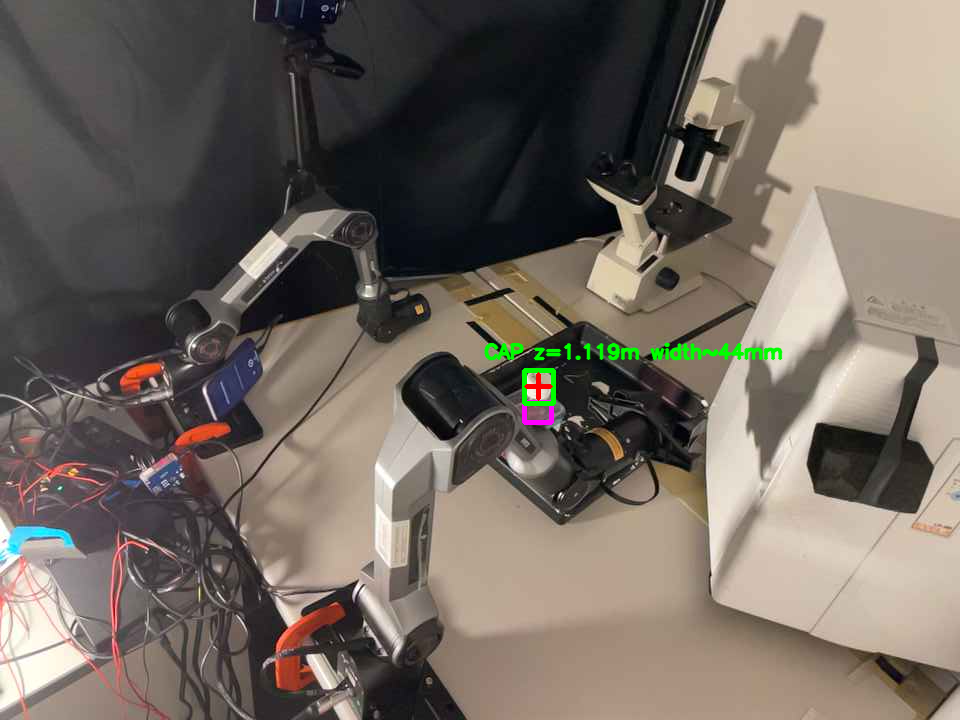
#> input picture artifacts/labB/current/2026-09-08/20260908T121117.585065Z_head_initial_head_1df57cc7/derived/cap_detection.png, 960 x 720 px
$ python -i detect_culture_bottle_cap.py   (imports and definitions only)
#> lines starting #> are read from the running program, lines starting #| are printed output that depends on the picture; after the words box and inside, x2 and y2 are one past the last pixel; in counts of white or black regions, pixels touching at a corner belong together
#> further down, picture is the input picture: shape (720, 960, 3); mean B, G, R 96.3, 104.7, 113.6
#!/usr/bin/env python3
"""Locate the white cap above a magenta culture-medium bottle in Record3D RGB-D.

The detector uses only the supplied capture bundle.  It first finds compact
magenta liquid/label regions, then scores low-saturation bright components
immediately above them.  This makes the target selection reproducible without
embedding a pixel picked by an operator from one frame.
"""

from __future__ import annotations

import argparse
import json
from pathlib import Path

import cv2
import numpy as np


def _first_frame(session: Path) -> dict:
    with (session / "frames.jsonl").open(encoding="utf-8") as stream:
        return json.loads(next(stream))


def _components(mask: np.ndarray, minimum_area: int):
    count, labels, stats, centers = cv2.connectedComponentsWithStats(mask)
    for index in range(1, count):
        x, y, width, height, area = map(int, stats[index])
        if area >= minimum_area:
            yield index, labels, (x, y, width, height, area), centers[index]


def detect(rgb_bgr: np.ndarray) -> dict:
    hsv = cv2.cvtColor(rgb_bgr, cv2.COLOR_BGR2HSV)
#> hsv: shape (720, 960, 3); mean H, S, V 40.8, 48.6, 116.2
    magenta = cv2.inRange(hsv, np.array((135, 50, 50)), np.array((179, 255, 255)))
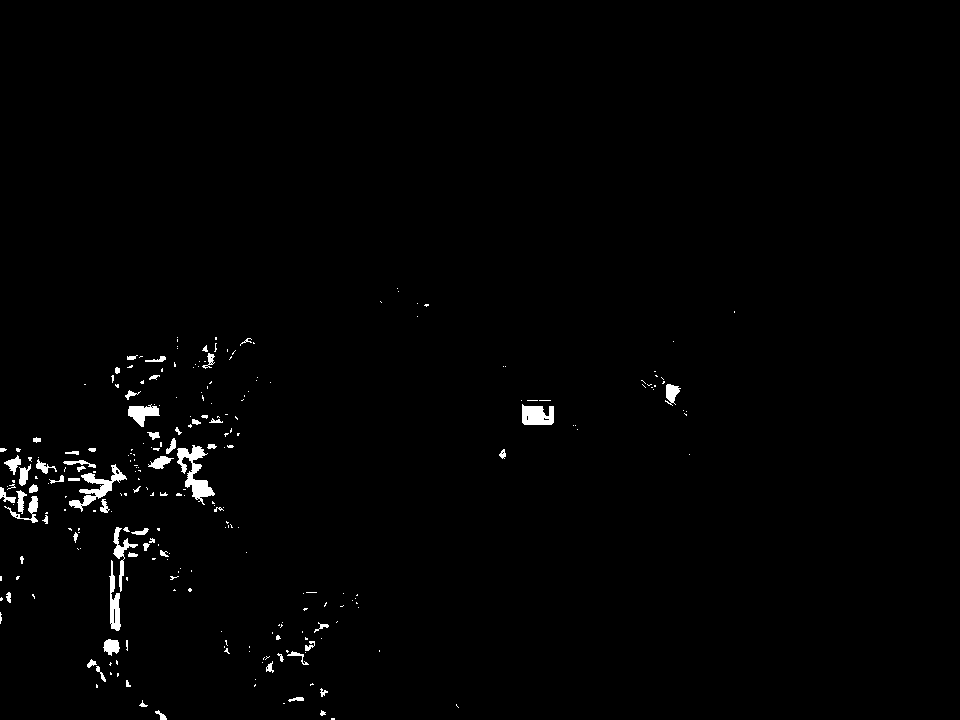
#> magenta: shape (720, 960); 1.1% white; 258 white regions (191 under 20 px), largest, box (x1, y1, x2, y2) and area: (177, 445, 215, 505) 860, (69, 464, 127, 512) 728, (522, 404, 554, 425) 544
    magenta = cv2.morphologyEx(
        magenta, cv2.MORPH_OPEN, np.ones((3, 3), np.uint8)
    )
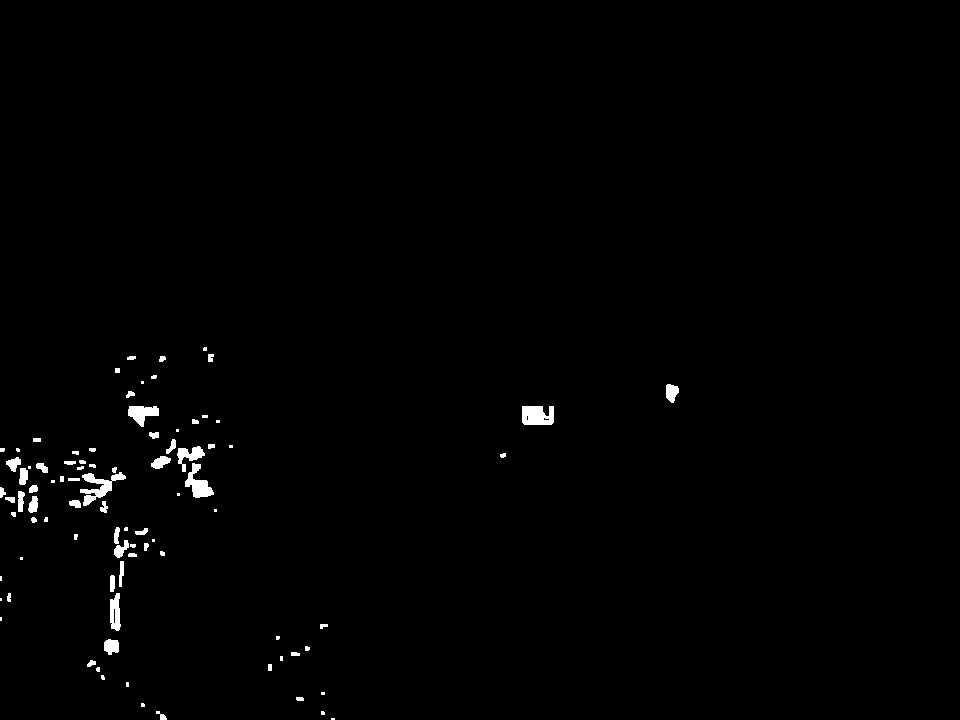
#> magenta: shape (720, 960); 0.86% white; 88 white regions (28 under 20 px), largest, box (x1, y1, x2, y2) and area: (80, 472, 126, 506) 569, (522, 406, 554, 425) 540, (185, 463, 214, 498) 472
    bright = ((hsv[:, :, 1] < 65) & (hsv[:, :, 2] > 145)).astype(np.uint8)
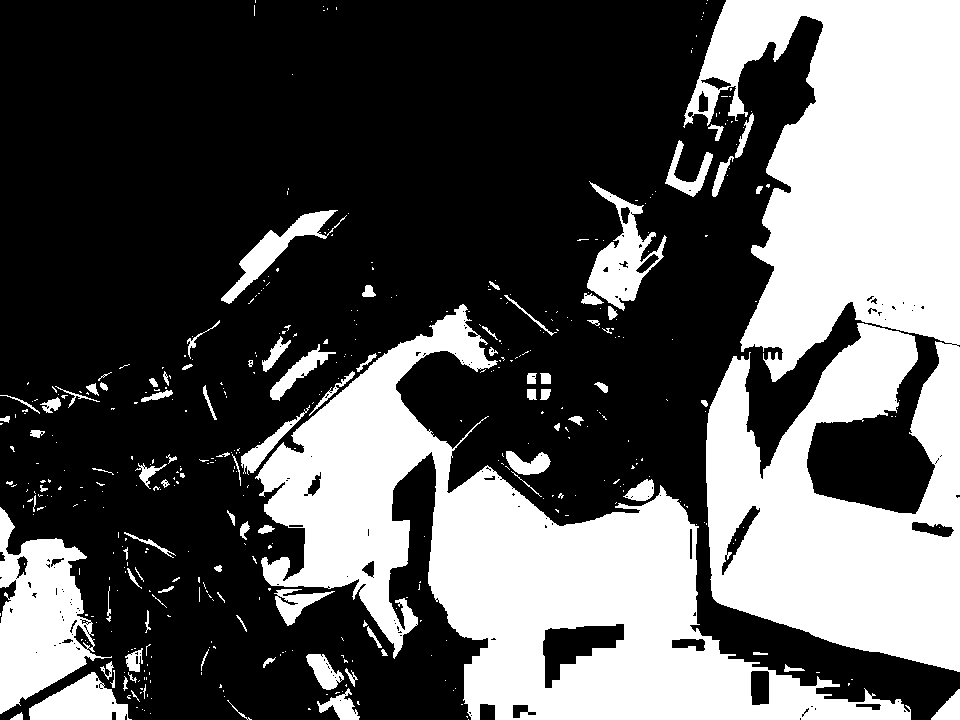
#> bright: shape (720, 960); values 0 (black) and 1 (white), 35.5% white; 450 white regions (356 under 20 px), largest, box (x1, y1, x2, y2) and area: (683, 0, 960, 672) 121648, (255, 304, 911, 720) 89130, (0, 507, 112, 714) 11657

    candidates = []
    for _, _, body, body_center in _components(magenta, 100):
        bx, by, bw, bh, body_area = body
        if not (10 <= bw <= 100 and 10 <= bh <= 100):
            continue
        x0 = max(0, int(round(body_center[0] - 1.2 * bw)))
        x1 = min(rgb_bgr.shape[1], int(round(body_center[0] + 1.2 * bw)))
        y0 = max(0, int(round(by - 2.5 * bh)))
        y1 = min(rgb_bgr.shape[0], by + 3)
        region = bright[y0:y1, x0:x1]
        for _, _, local_cap, cap_center_local in _components(region, 25):
            cx, cy, cw, ch, cap_area = local_cap
            cap_center = np.asarray((x0, y0), float) + cap_center_local
            alignment = abs(cap_center[0] - body_center[0]) / max(bw, 1)
            vertical_gap = by - (y0 + cy + ch)
            if alignment > 0.65 or not (-4 <= vertical_gap <= bh):
                continue
            if not (0.35 * bw <= cw <= 2.0 * bw and 0.25 * bh <= ch <= 2.5 * bh):
                continue
            fill = cap_area / (cw * ch)
            score = cap_area * fill / (1.0 + alignment + 0.1 * max(vertical_gap, 0))
            candidates.append({
                "score": float(score),
                "body_bbox_xywh": list(body[:4]),
                "body_area_px": body_area,
                "cap_bbox_xywh": [x0 + cx, y0 + cy, cw, ch],
                "cap_center_uv_px": cap_center.tolist(),
                "cap_area_px": cap_area,
                "alignment_body_width": float(alignment),
                "vertical_gap_px": int(vertical_gap),
            })
#> this loop made 14 passes
#> (body_center, bx, by, bw, bh, body_area, x0, x1) on passes 1, 2, 3, 4, 5, 6, 7, 9, 11, 12, 13, 14: ([671.3, 392.1], 666, 384, 13, 19, 181, 656, 687), ([141.9, 412.9], 128, 406, 31, 21, 385, 105, 179), ([536.7, 415.3], 522, 406, 32, 19, 540, 498, 575), ([189.1, 455], 177, 446, 28, 26, 319, 155, 223), ([13.38, 463.3], 6, 457, 15, 15, 133, 0, 31), ([160.2, 461.9], 151, 456, 20, 13, 164, 136, 184), ([197.9, 483.6], 185, 463, 29, 35, 472, 163, 233), ([98.52, 486.3], 80, 472, 46, 34, 569, 43, 154), ([33.06, 504.5], 28, 496, 10, 17, 125, 21, 45), ([120.7, 549], 114, 540, 15, 18, 143, 103, 139), ([114.9, 612.4], 110, 593, 11, 38, 309, 102, 128), ([111.1, 646], 104, 639, 15, 16, 191, 93, 129)
#> (body_center, bx, by, bw, bh, body_area) on passes 8, 10: ([22.98, 475.9], 19, 468, 9, 17, 126), ([20.32, 500.6], 18, 491, 7, 21, 114)
#> pass 1, in detect, `region = bright[y0:y1, x0:x1]`:
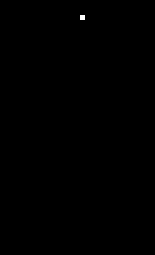
#> region: shape (51, 31) (shown 5 times larger); values 0 (black) and 1 (white), 0.06% white in thin lines or dots, all inside (x1, y1, x2, y2) = (16, 3, 17, 4)
#> pass 2, in detect, `region = bright[y0:y1, x0:x1]`:
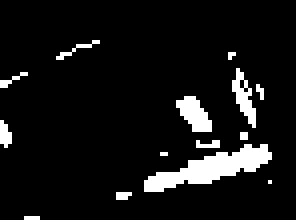
#> region: shape (55, 74) (shown 4 times larger); values 0 (black) and 1 (white), 8% white; 14 white regions (11 under 20 px), largest, box (x1, y1, x2, y2) and area: (36, 36, 68, 48) 164, (44, 24, 53, 33) 50, (58, 17, 64, 32) 41
#> pass 3, in detect, `region = bright[y0:y1, x0:x1]`:
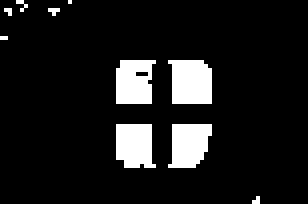
#> region: shape (51, 77) (shown 4 times larger); values 0 (black) and 1 (white), 10.4% white; 10 white regions (6 under 20 px), largest, box (x1, y1, x2, y2) and area: (42, 15, 53, 26) 108, (42, 31, 53, 42) 96, (29, 31, 39, 42) 95, (29, 15, 39, 26) 94
#> after the loop, candidates = 1 item

    if not candidates:
        raise RuntimeError("no white cap / magenta bottle pair found")
    candidates.sort(key=lambda item: item["score"], reverse=True)
    best = candidates[0]
#> best = {'score': 36.91, 'body_bbox_xywh': [128, 406, 31, 21], 'body_area_px': 385, 'cap_bbox_xywh': [141, 390, 32, 12], 'cap_center_uv_px': [157.3, 395.6], 'cap_area_px': 164, 'alignment_body_width': 0.498, 'vertical_gap_px': 4}
    if len(candidates) > 1:
        best["score_margin_ratio"] = best["score"] / max(candidates[1]["score"], 1e-9)
    else:
        best["score_margin_ratio"] = None
    best["candidate_count"] = len(candidates)
    return best


# [64 lines left out: functions add_metric_depth, annotate, main, not called in this run]


# [2 lines not run here, left out]

>>> import cv2
>>> picture = cv2.imread('../artifacts/labB/current/2026-09-08/20260908T121117.585065Z_head_initial_head_1df57cc7/derived/cap_detection.png')
>>> result = detect(picture)
#> result = 10 items
